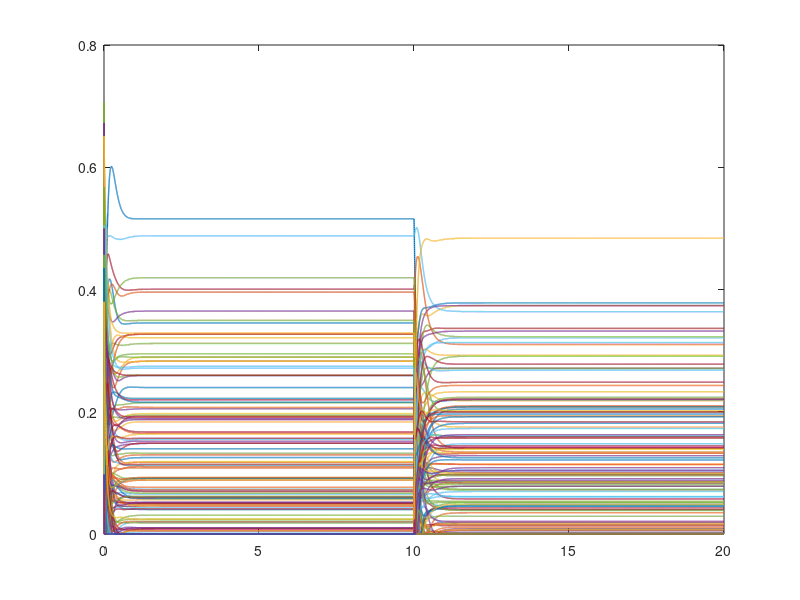
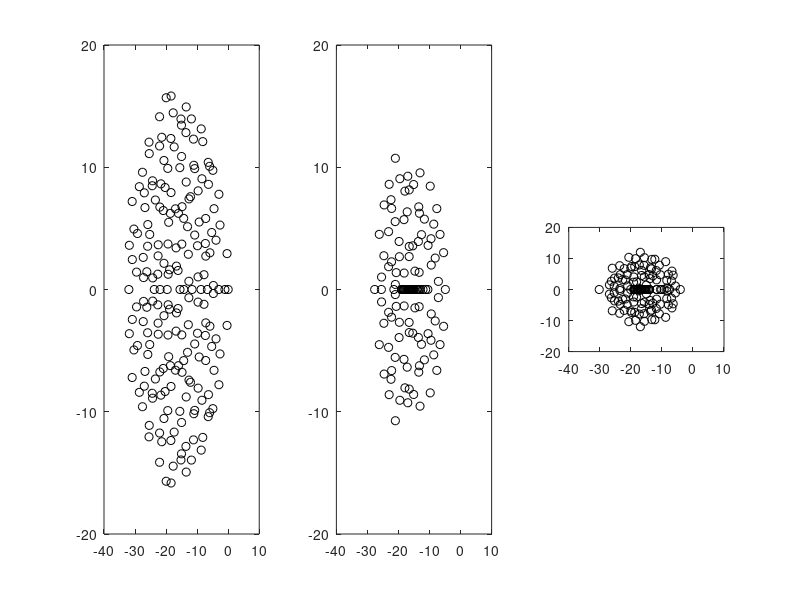

These figures' MATLAB source, in order:
close all
clear
clc

n = 200;
J = randn(n,n);
z_mask = randn(n,n)<0.5;
J(z_mask) = 0;
eigJ = eig(J);
absc = max(real(eigJ));

% Jshifted = J;


fs = 1000;
dt = 1/fs;
t = dt:dt:20;
nt = length(t)

Input_1 = randn(n,1).*ones(n,nt/2);
% Input_1(Input_1<0) = 0; % sparse positive input

Input_2 = randn(n,1).*ones(n,nt/2);
% Input_2(Input_2<0) = 0;

Input = 1*[Input_1, Input_2];

x = zeros(n,nt);
r = zeros(n,nt);

x(:,1) = max(0.25*abs(randn(n,1)),0);

tau_d = 0.5;

for i_t = 2:nt

    r(:,i_t) = max(x(:,i_t-1),0);
    x(:,i_t) = x(:,i_t-1) + dt.*(-absc.*eye(n)*x(:,i_t-1) + J*r(:,i_t) + Input(:,i_t))./tau_d;

    if i_t == nt/2
        x_fixedPoint_1 = x(:,i_t);
    end

    if i_t == nt
        x_fixedPoint_2 = x(:,i_t);
    end

end

J_AllActive = ( -absc.*eye(n) + J )./tau_d;
eig_J_AllActive = eig(J_AllActive);

mask_1 = double(0 < x_fixedPoint_1');
J_fixedPoint_1 = ( -absc.*eye(n) + J .* mask_1 + diag(diag(J)) )./tau_d; % zero out off-diagonals of columns where x <= 0, keep diagonal
eig_J_x1 = eig(J_fixedPoint_1);
mask_2 = double(0 < x_fixedPoint_2');
J_fixedPoint_2 = ( -absc.*eye(n) + J .* mask_2 + diag(diag(J)) )./tau_d; % zero out off-diagonals of columns where x <= 0, keep diagonal
eig_J_x2 = eig(J_fixedPoint_2);

figure(1)
% plot(t',x','LineWidth', 3)
% hold on
plot(t',r', 'LineWidth', 1)
hold off


figure(2)
s(1) = subplot(1,3,1);
plot(real(eig_J_AllActive),imag(eig_J_AllActive),'ok')
s(2) = subplot(1,3,2);
plot(real(eig_J_x1),imag(eig_J_x1),'ok')
s(3) = subplot(1,3,3);
plot(real(eig_J_x2),imag(eig_J_x2),'ok')
linkaxes(s,'xy')

axis equal

